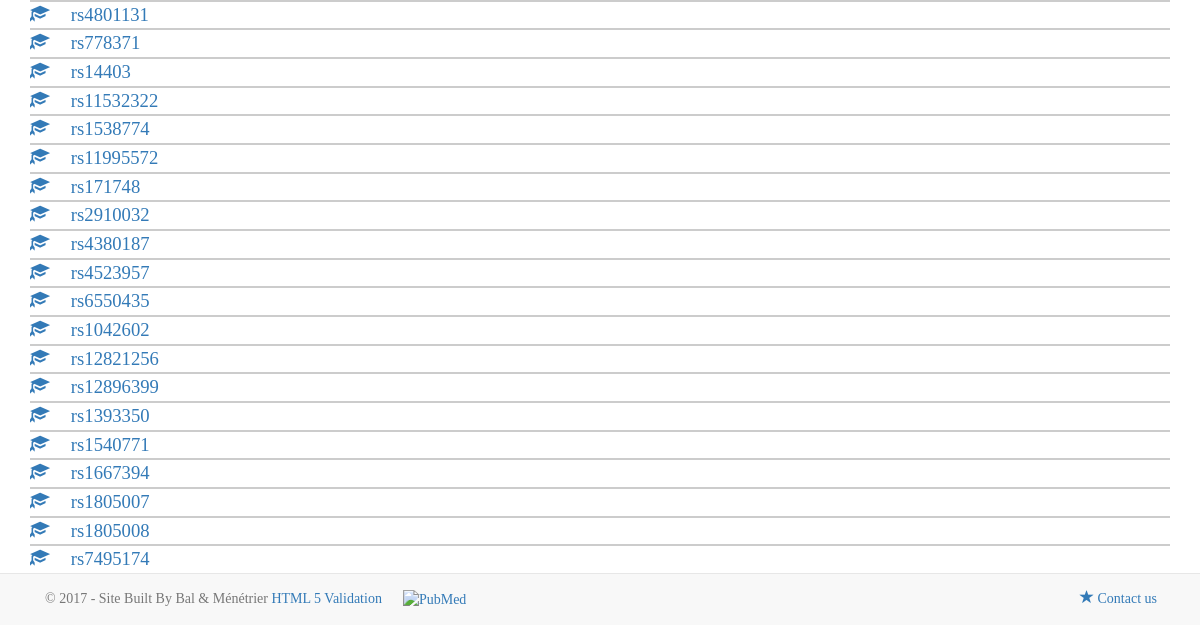
Page /phenotypes/snp/ (signed in, lower part) on the earlier database version.
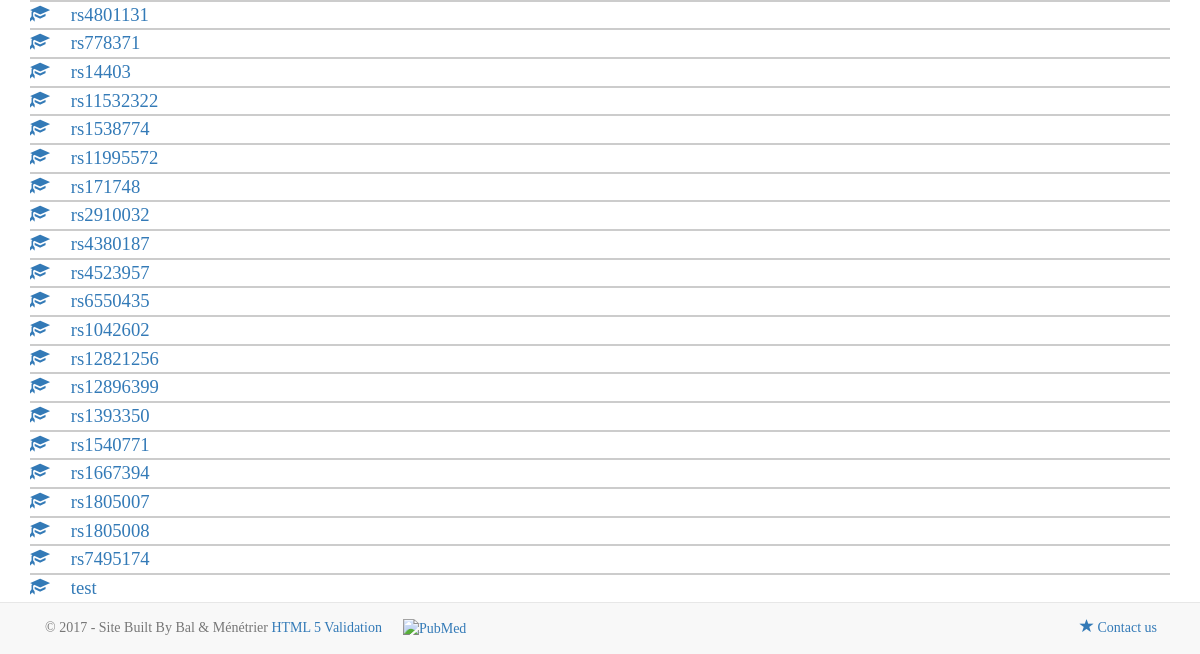
Same page on the later database version.
### snpref/models.py (models this page shows, shortened)
class SNP(models.Model):
    rs_id = models.CharField(max_length = 20)

### snpref/views.py (the view)
def snp_list(request):
    if not request.user.is_authenticated:
        return redirect_to_connexion()
    snps = SNP.objects.all()
    for snp in snps:
        snp.ref = SNPRefPhen.objects.filter(snp = snp)
    return render(request, 'snpref/snp_list.html',
    {'snps': snps})

### snpref/templates/snpref/snp_list.html (shortened to what this page needs)
{% extends 'snpref/base.html' %}
{% block content %}
{% for snp in snps %}
<div>
    {% if snp.ref %}
    <a class = "snp-detail"
      href="{{snp_ref.ref.url}}" data-toggle="tooltip" title="Reference">
      <span class="glyphicon glyphicon-education">
      </span>
    </a>
    {% endif %}
    <a class = "snp-detail"
    href="{% url 'snpref:snp_detail' pk=snp.pk%}"
    data-toggle="tooltip" title="See phenotypes">
    {{snp.rs_id}}
    </a>
</div>
<hr>
{% endfor %}
{% endblock content %}

Differences in the rows shown:
added SNP: rs_id "test"
